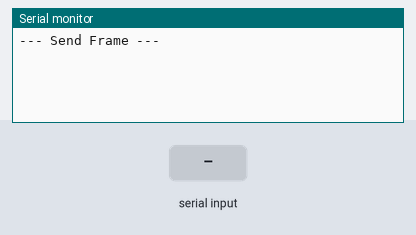
A sketch run on a simulated Arduino Mega 2560, built with avr-gcc and run on an emulated ATmega2560. Parts: the last lines printed to the serial monitor. Inputs (shaded band) come from the test bench.

Above: at 2.2 s.
2.3 s: "potencia" received over Serial
At 2.59 s:
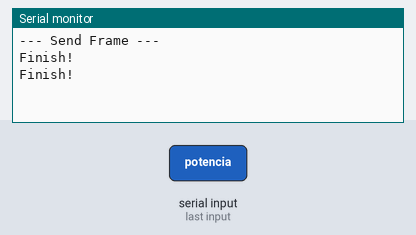
4.3 s: "potencia" received over the second serial link
At 4.39 s:
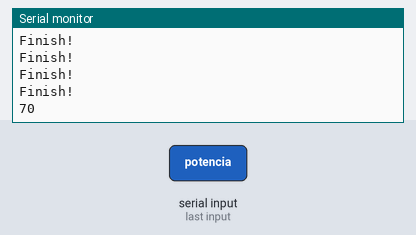
5.9 s: "1" received over the second serial link
Timing chart, 0 to 8.9 s (numbered marks = the images above; inputs shaded):
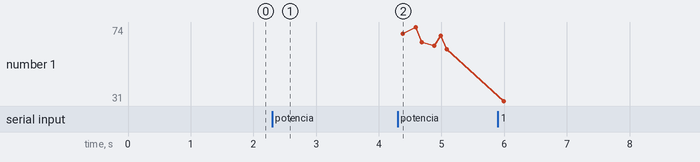

The sketch:

API_Xbee.ino
```cpp
char frame[64];
bool state = true;

void setup(){
	Serial.begin(9600);
	Serial1.begin(14400);
	delay(1000);
	Serial.println("--- Send Frame ---");
}

uint8_t adress[8] = {0x04,0x00,0x42,0x05,0x45,0x41,0x01,0x06};

// --- AT Comand Frame ---
/* Frame = 	[header]
			[MSB]
			[LSB]
			[Frame Type]
			[ID]
			[AT Command]
			[AT Parameter]
			[Check Sum]
*/

String readString()
{
	String output = "";
	while(Serial.available())
	{
	   output.concat(char(Serial.read()));                   // statement
	   delay(10);
	}
	return output;
}

String orden = "";

void loop(){

while(orden == ""){
  orden = readString();  // statement
}

if(orden != "potencia"){
    Serial.print("entrada invalida");
}

	else if(orden == "potencia"){

		state = !state;

		frame[0] = 0x7E; 				// Header

		frame[1] = (byte)0x00;			// MSB
		frame[2] = 0x04;				// LSB

		frame[3] = 0x08; 				// Frame Type

		frame[4] = 0x52;				// ID


        frame[5] = 'D';   	//hex (0x44)
		frame[6] = 'B';		//hex(0x42)

		frame[7] = checkSum(6);		// CheckSum

		for(int i=0; i<8; i++){		//
			Serial1.write(frame[i]);
		}

		delay(100);

		if(Serial1.available()){
			Serial.print(Serial1.read(),HEX);
			Serial.print('\t');
		}
		Serial.println("");
		Serial.println("Finish!");

		/*while(Serial.available()){
		    Serial.read();
		}*/
	}
}

int checkSum(uint8_t len){
	int sum = 0;
	for(int i = 3; i < len+1; i++){
		sum += uint8_t(frame[i]);
	}
	return (uint8_t)(0xFF - sum);
}
```

Measured:
- after the input at 2.3 s, the serial monitor: prints a new line after 0.18 s (image 1)
- after the input at 4.3 s, the serial monitor: prints a new line after 0.09 s (image 2)
- plotted number 1: 61 → 31 after the input at 5.9 s
